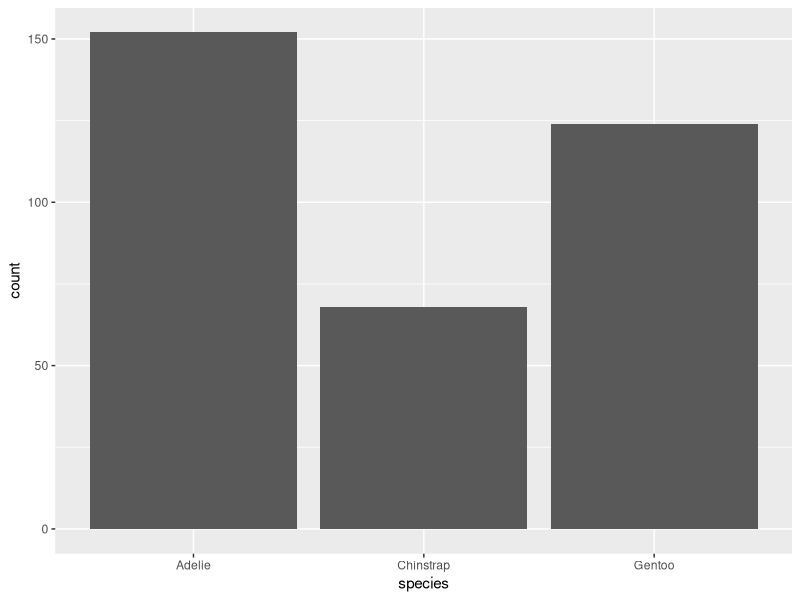
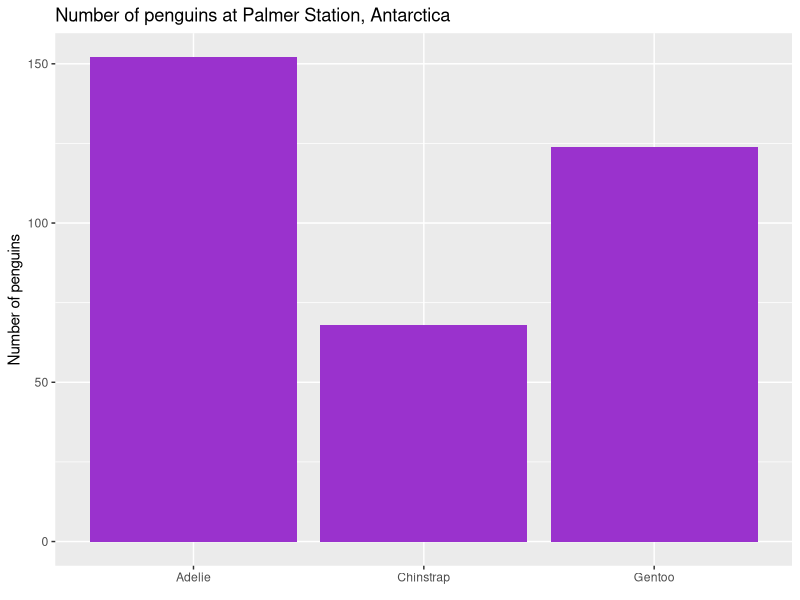
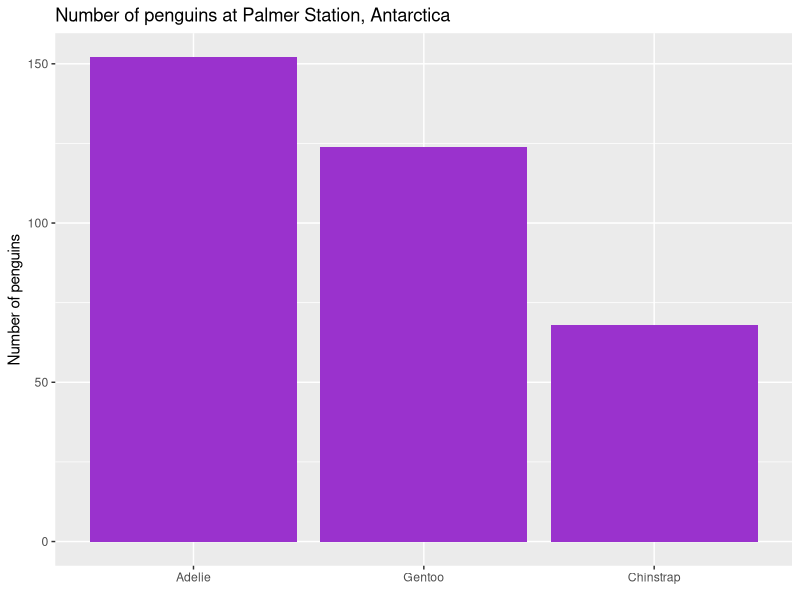
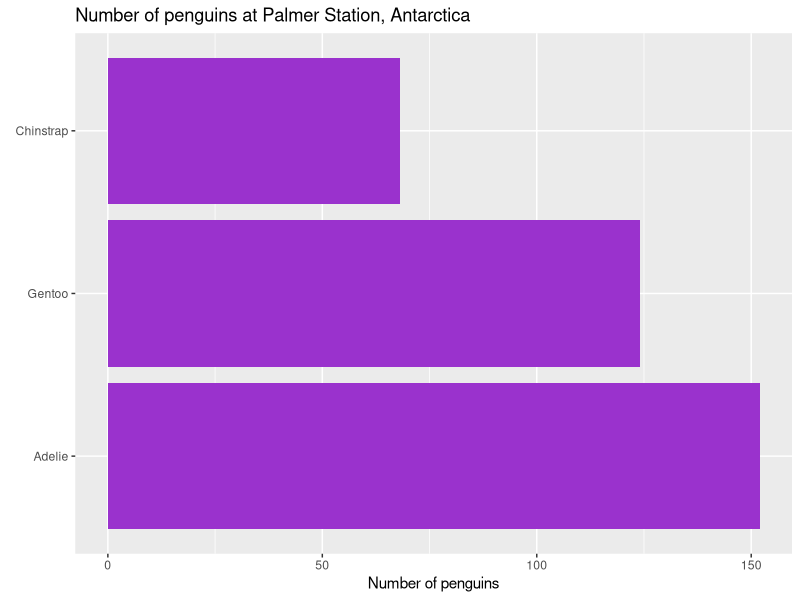
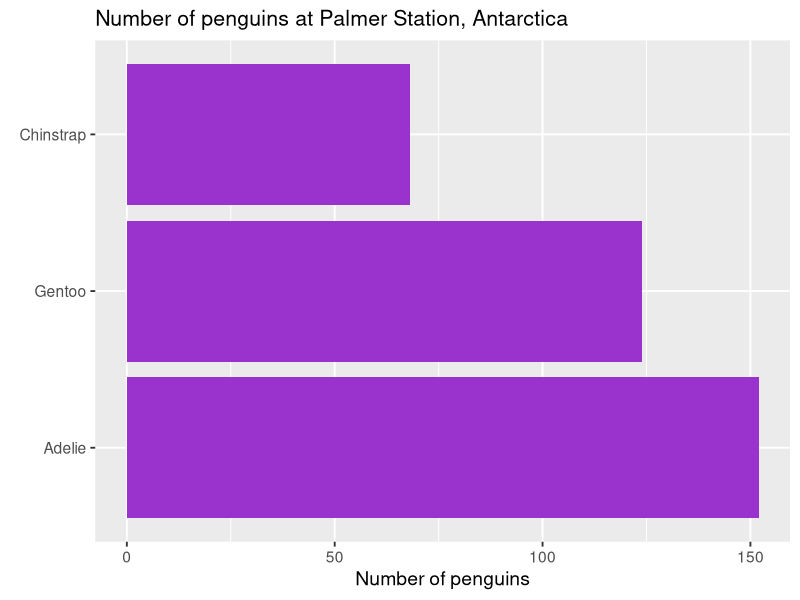
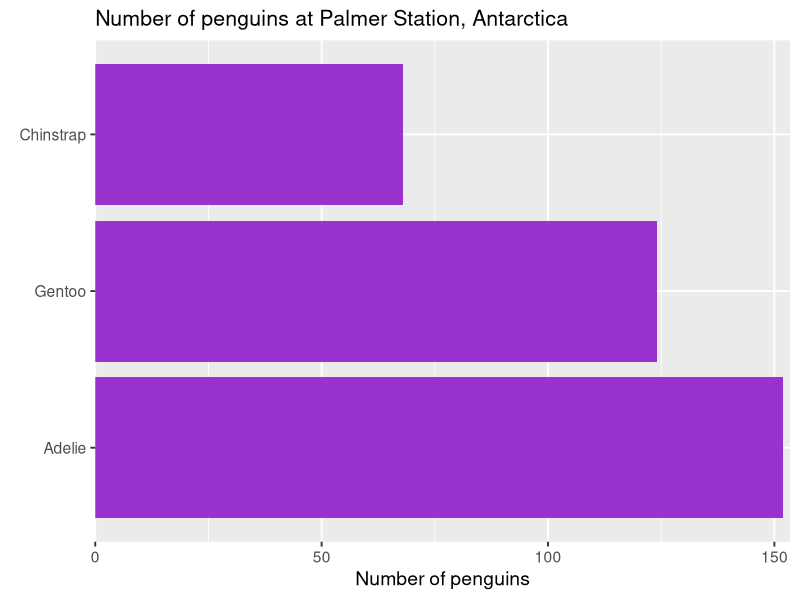
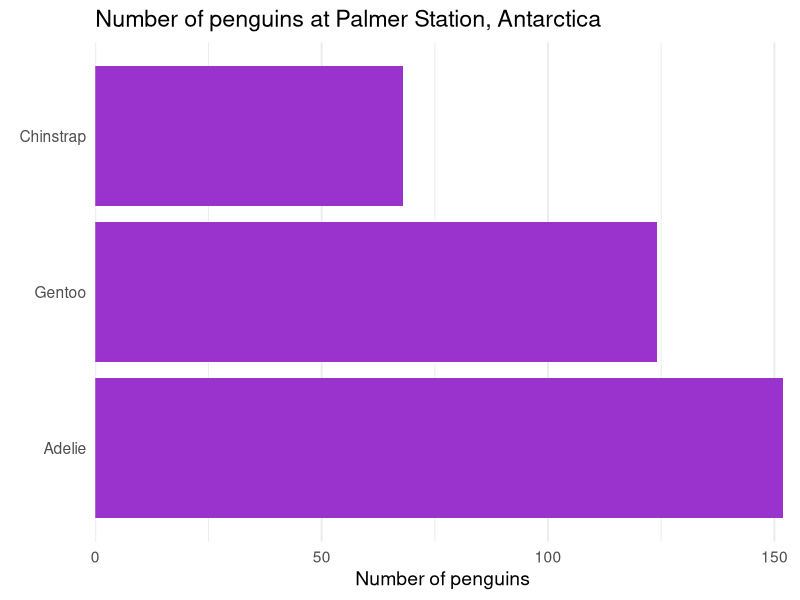
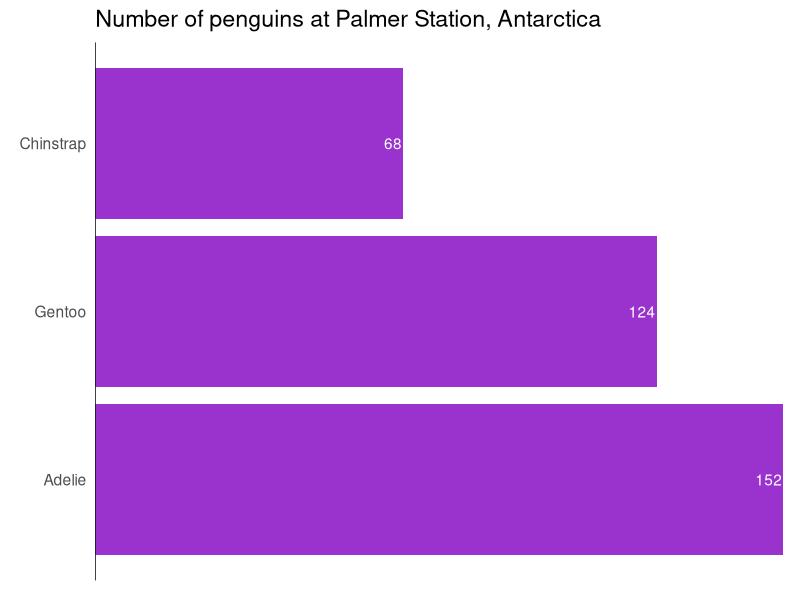

Write the R code that produced these figures, in order.
## ---- chunk 1
library(tidyverse)
library(palmerpenguins)
penguin_example <- penguins %>% 
  select(species)
## ---- chunk 2
penguin_example %>% 
ggplot(aes(x = species)) + 
geom_bar() 
## ---- chunk 3
penguin_example %>% 
ggplot(aes(x = species)) + 
geom_bar(fill = "darkorchid3") +
labs(
  x = element_blank(),
  y = "Number of penguins",
  title = "Number of penguins at Palmer Station, Antarctica")
## ---- chunk 4
penguin_example %>% 
  mutate(species = fct_infreq(species)) %>% 
ggplot(aes(x = species)) + 
geom_bar(fill = "darkorchid3") +
labs(
  x = element_blank(),
  y = "Number of penguins",
  title = "Number of penguins at Palmer Station, Antarctica")
## ---- chunk 5
penguin_example %>% 
  mutate(species = fct_infreq(species)) %>% 
ggplot(aes(y = species)) + 
geom_bar(fill = "darkorchid3") +
labs(
  y = element_blank(),
  x = "Number of penguins",
  title = "Number of penguins at Palmer Station, Antarctica")
## ---- chunk 6
penguin_example %>% 
  mutate(species = fct_infreq(species)) %>% 
ggplot(aes(y = species)) + 
geom_bar(fill = "darkorchid3") +
labs(
  y = element_blank(),
  x = "Number of penguins",
  title = "Number of penguins at Palmer Station, Antarctica") +
  theme_grey(base_size = 14) +
  theme(plot.title = element_text(size = rel(1.1)))
## ---- chunk 7
penguin_example %>% 
  mutate(species = fct_infreq(species)) %>% 
ggplot(aes(y = species)) + 
geom_bar(fill = "darkorchid3") +
labs(
  y = element_blank(),
  x = "Number of penguins",
  title = "Number of penguins at Palmer Station, Antarctica") +
  theme_grey(base_size = 14) +
  theme(plot.title = element_text(size = rel(1.1))) +
  scale_x_continuous(expand = expansion(mult = c(0, 0.01)))
## ---- chunk 8
penguin_example %>% 
  mutate(species = fct_infreq(species)) %>% 
ggplot(aes(y = species)) + 
geom_bar(fill = "darkorchid3") +
labs(
  y = element_blank(),
  x = "Number of penguins",
  title = "Number of penguins at Palmer Station, Antarctica") +
  theme(plot.title = element_text(size = rel(1.1))) +
  scale_x_continuous(expand = expansion(mult = c(0, 0.01))) +
  theme_minimal(base_size = 14) +
  theme(
    panel.grid.major.y = element_blank(),
    panel.grid.minor.y = element_blank(),
  )
## ---- chunk 9
penguin_count <- count(penguin_example, species)
penguin_example %>% 
  mutate(species = fct_infreq(species)) %>% 
ggplot(aes(y = species)) + 
geom_bar(fill = "darkorchid3") +
labs(
  y = element_blank(),
  x = element_blank(),
  title = "Number of penguins at Palmer Station, Antarctica") +
  theme(plot.title = element_text(size = rel(1.1))) +
  theme_minimal(base_size = 14) +
  theme(
    panel.grid.major = element_blank(),
    panel.grid.minor = element_blank()  ) +
geom_text(data = penguin_count, mapping = aes(x = n, y = species, label = n),
hjust = 1,
nudge_x = -0.25,
color = "white") +
  geom_vline(xintercept = 0) +
  scale_x_continuous(breaks = NULL, expand = expansion(mult = c(0, 0.01))) 
## ---- chunk 10
penguin_example %>% 
  mutate(species = fct_infreq(species)) %>% 
ggplot(aes(y = species)) + 
geom_bar(fill = "darkorchid3") +
labs(
  y = element_blank(),
  x = "Number of penguins",
  title = "Number of penguins at Palmer Station, Antarctica") +
  theme_grey(base_size = 14) +
  theme(plot.title = element_text(size = rel(1.1))) +
  scale_x_continuous(expand = expansion(mult = c(0, 0.01))) +
  theme_minimal(base_size = 14) +
  theme(
    panel.grid.major.y = element_blank(),
    panel.grid.minor.y = element_blank(),
  ) +
geom_text(data = penguin_count,
mapping = aes(x = n, y = species, label = n),
hjust = 1,
nudge_x = -0.25,
color = "white" ) +
geom_text(
  data  = penguin_count,
  mapping = aes(x=0,y=species, label = species),
  hjust = 0, nudge_x = 0.25, color = "white", fontface = "bold", size = 4.5) +
geom_vline(xintercept = 0) +
scale_x_continuous(breaks = NULL, expand = expansion(mult = c(0, 0.01))) +
scale_y_discrete(breaks = NULL) +
  labs(x = element_blank()) +
  theme(panel.grid.major.x = element_blank(), panel.grid.minor.x = element_blank())
## ---- chunk 11
penguin_example %>% 
  mutate(species = fct_infreq(species)) %>% 
ggplot(aes(y = species)) + 
geom_bar(fill = "darkorchid3",
just = 1, 
width = 0.4) +
labs(
  y = element_blank(),
  x = "Number of penguins",
  title = "Number of penguins at Palmer Station, Antarctica") +
  theme_grey(base_size = 14) +
  theme(plot.title = element_text(size = rel(1.1))) +
  scale_x_continuous(expand = expansion(mult = c(0, 0.01))) +
  theme_minimal(base_size = 14) +
  theme(
    panel.grid.major.y = element_blank(),
    panel.grid.minor.y = element_blank(),
  ) +
geom_text(data = penguin_count,
  mapping = aes(x = n, y = species, label = n),
  hjust = 1,
  vjust = 0,
  nudge_y = 0.1,
  color = "black",
  size = 5.5) +
geom_text(
  data  = penguin_count,
  mapping = aes(x=0,y=species, label = species),
  hjust = 0, 
  vjust = 0,
  nudge_x = 0.5, 
  nudge_y = 0.1,
  color = "black", 
  fontface = "bold", 
  size = 4.5) +
geom_vline(xintercept = 0) +
scale_x_continuous(breaks = NULL, expand = expansion(mult = c(0, 0.01))) +
scale_y_discrete(breaks = NULL) +
  labs(x = element_blank()) +
  theme(panel.grid.major.x = element_blank(), panel.grid.minor.x = element_blank())
